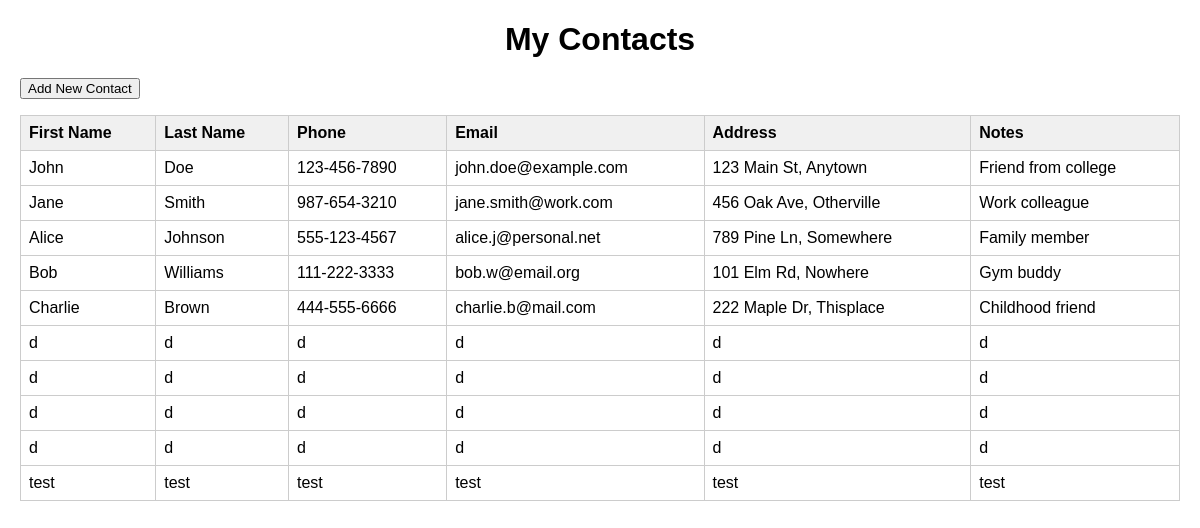
The page / on the database its author committed.
### tables this page shows
CREATE TABLE contacts (
                id INTEGER PRIMARY KEY AUTOINCREMENT,
                first_name TEXT NOT NULL,
                last_name TEXT,
                phone TEXT,
                email TEXT,
                address TEXT,
                notes TEXT
            );

### app.py (the view)
@app.route('/')
def home():
    return render_template('home.html', contacts=get_all_contacts_from_database())

### database_manager.py (called while the page is built)
def get_all_contacts_from_database():
    conn = sqlite3.connect(DATABASE_NAME)
    cursor = conn.cursor()
    cursor.execute("SELECT * FROM contacts")
    rows = cursor.fetchall()
    conn.close()
    contacts = []
    for row in rows:
        contact = Contact(
            contact_id=row[0],
            first_name=row[1],
            last_name=row[2],
            phone=row[3],
            email=row[4],
            address=row[5],
            notes=row[6]
        )
        contacts.append(contact)
    return contacts

### templates/home.html (shortened to what this page needs)
<!DOCTYPE html>
<html lang="en">
<head>
</head>
<body>
    <h1>My Contacts</h1>
    <p><button onclick="location.href='{{ url_for('add_contact') }}'">Add New Contact</button></p>
    {% if contacts %}
    <table>
        <thead>
            <tr>
                <th>First Name</th>
                <th>Last Name</th>
                <th>Phone</th>
                <th>Email</th>
                <th>Address</th>
                <th>Notes</th>
            </tr>
        </thead>
        <tbody>
            {% for contact in contacts %}
            <tr>
                <td>{{ contact.first_name }}</td>
                <td>{{ contact.last_name }}</td>
                <td>{{ contact.phone }}</td>
                <td>{{ contact.email }}</td>
                <td>{{ contact.address }}</td>
                <td>{{ contact.notes }}</td>
            </tr>
            {% endfor %}
        </tbody>
    </table>
    {% else %}
    <p class="no-contacts">No contacts found in your book yet.</p>
    {% endif %}
</body>
</html>

### templates/home.html (style rules this page uses)
body { font-family: sans-serif; margin: 20px; }
h1 { text-align: center; margin-bottom: 20px; }
table { width: 100%; border-collapse: collapse; margin-bottom: 20px; }
th, td { border: 1px solid #ccc; padding: 8px; text-align: left; }
th { background-color: #f0f0f0; font-weight: bold; }

### rows shown on the page
contacts: first_name "John", last_name "Doe", phone "123-456-7890", email "john.doe@example.com", address "123 Main St, Anytown", notes "Friend from college"
contacts: first_name "Jane", last_name "Smith", phone "987-654-3210", email "jane.smith@work.com", address "456 Oak Ave, Otherville", notes "Work colleague"
contacts: first_name "Alice", last_name "Johnson", phone "555-123-4567", email "alice.j@personal.net", address "789 Pine Ln, Somewhere", notes "Family member"
contacts: first_name "Bob", last_name "Williams", phone "111-222-3333", email "bob.w@email.org", address "101 Elm Rd, Nowhere", notes "Gym buddy"
contacts: first_name "Charlie", last_name "Brown", phone "444-555-6666", email "charlie.b@mail.com", address "222 Maple Dr, Thisplace", notes "Childhood friend"
contacts: first_name "test", last_name "test", phone "test", email "test", address "test", notes "test"

### other values the page prints
{{ contact.first_name }} "d" "d" "d" "d"
{{ contact.last_name }} "d" "d" "d" "d"
{{ contact.phone }} "d" "d" "d" "d"
{{ contact.email }} "d" "d" "d" "d"
{{ contact.address }} "d" "d" "d" "d"
{{ contact.notes }} "d" "d" "d" "d"
